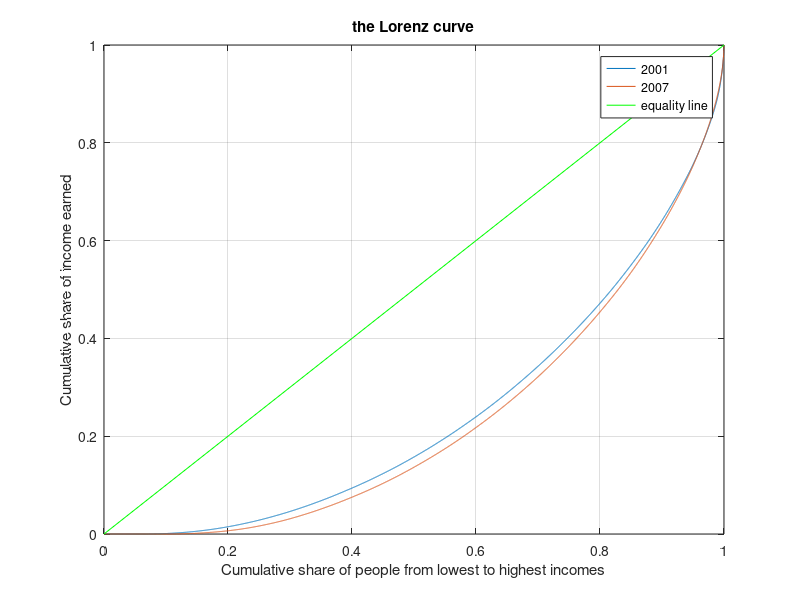

Here is the MATLAB script that generated this plot:
%% Question 4 (By using "Octave" software)
%% Constructing the transition matrix for earning

clear ; close all; clc
X = csvread('data.csv');

x1=X(:,1); 
x2=X(:,2);
x3=X(:,3);
x4=X(:,4);

y2001=x1+x2; % define y2001 is household income for 2001
y2007=x3+x4; % define y2007 is household income for 2007
% for simplicity, I define household income="head and wife taxable income"+
% "taxable income of other family unit member"

z1=quantile(y2001,[0.2,0.4,0.6,0.8,1]); % calculate quantiles for 2001
z2=quantile(y2007,[0.2,0.4,0.6,0.8,1]); % calculate quantiles for 2007

% calculate the number of people whose income quantile b/w 2001 and 2007.
num11=sum(y2001<=z1(1,1) & y2007<=z2(1,1)); 
num12=sum(y2001<=z1(1,1) & y2007>z2(1,1) & y2007<=z2(1,2));
num13=sum(y2001<=z1(1,1) & y2007>z2(1,2)& y2007<=z2(1,3));
num14=sum(y2001<=z1(1,1) & y2007>z2(1,3) & y2007<=z2(1,4));
num15=sum(y2001<=z1(1,1) & y2007>z2(1,4) & y2007<=z2(1,5));

num21=sum(y2001>z1(1,1) & y2001<=z1(1,2) & y2007<=z2(1,1));
num22=sum(y2001>z1(1,1) & y2001<=z1(1,2) & y2007>z2(1,1) & y2007<=z2(1,2));
num23=sum(y2001>z1(1,1)& y2001<=z1(1,2) & y2007>z2(1,2)& y2007<=z2(1,3));
num24=sum(y2001>z1(1,1) & y2001<=z1(1,2)& y2007>z2(1,3) & y2007<=z2(1,4));
num25=sum(y2001>z1(1,1) & y2001<=z1(1,2)& y2007>z2(1,4) & y2007<=z2(1,5));

num31=sum(y2001>z1(1,2) & y2001<=z1(1,3) & y2007<=z2(1,1));
num32=sum(y2001>z1(1,2) & y2001<=z1(1,3) & y2007>z2(1,1) & y2007<=z2(1,2));
num33=sum(y2001>z1(1,2)& y2001<=z1(1,3) & y2007>z2(1,2)& y2007<=z2(1,3));
num34=sum(y2001>z1(1,2) & y2001<=z1(1,3)& y2007>z2(1,3) & y2007<=z2(1,4));
num35=sum(y2001>z1(1,2) & y2001<=z1(1,3)& y2007>z2(1,4) & y2007<=z2(1,5));

num41=sum(y2001>z1(1,3) & y2001<=z1(1,4) & y2007<=z2(1,1));
num42=sum(y2001>z1(1,3) & y2001<=z1(1,4) & y2007>z2(1,1) & y2007<=z2(1,2));
num43=sum(y2001>z1(1,3)& y2001<=z1(1,4) & y2007>z2(1,2)& y2007<=z2(1,3));
num44=sum(y2001>z1(1,3) & y2001<=z1(1,4)& y2007>z2(1,3) & y2007<=z2(1,4));
num45=sum(y2001>z1(1,3) & y2001<=z1(1,4)& y2007>z2(1,4) & y2007<=z2(1,5));

num51=sum(y2001>z1(1,4) & y2001<=z1(1,5) & y2007<=z2(1,1));
num52=sum(y2001>z1(1,4) & y2001<=z1(1,5) & y2007>z2(1,1) & y2007<=z2(1,2));
num53=sum(y2001>z1(1,4)& y2001<=z1(1,5) & y2007>z2(1,2)& y2007<=z2(1,3));
num54=sum(y2001>z1(1,4) & y2001<=z1(1,5)& y2007>z2(1,3) & y2007<=z2(1,4));
num55=sum(y2001>z1(1,4) & y2001<=z1(1,5)& y2007>z2(1,4) & y2007<=z2(1,5));

n1=num11+num12+num13+num14+num15;
n2=num21+num22+num23+num24+num25;
n3=num31+num32+num33+num34+num35;
n4=num41+num42+num43+num44+num45;
n5=num51+num52+num53+num54+num55;

% Calculate the conditional probability
a11=num11/n1;
a12=num12/n1;
a13=num13/n1;
a14=num14/n1;
a15=num15/n1;

a21=num21/n2;
a22=num22/n2;
a23=num23/n2;
a24=num24/n2;
a25=num25/n2;

a31=num31/n3;
a32=num32/n3;
a33=num33/n3;
a34=num34/n3;
a35=num35/n3;

a41=num41/n4;
a42=num42/n4;
a43=num43/n4;
a44=num44/n4;
a45=num45/n4;

a51=num51/n5;
a52=num52/n5;
a53=num53/n5;
a54=num54/n5;
a55=num55/n5;

transition_matrix=[a11,a12,a13,a14,a15;
a21,a22,a23,a24,a25;
a31,a32,a33,a34,a35;
a41,a42,a43,a44,a45;
a51,a52,a53,a54,a55]

%% Plot the Lorenz curve for 2001 and 2007 years

% for 2001 year:
% calculate the cumulative share of income earned
y2001New=sort(y2001);
y2001New1=y2001New(y2001New(:,1)>=0);
y2001New2=cumsum(y2001New1);
y2001New3=y2001New2/sum(y2001New1);

% calculate the cumulative share of people from lowest to highest incomes
y2001New4=[1:length(y2001New1)]';
y2001New5=y2001New4/length(y2001New4);


% for 2007 year:
% calculate the cumulative share of income earned
y2007New=sort(y2007);
y2007New1=y2007New(y2007New(:,1)>=0);
y2007New2=cumsum(y2007New1);
y2007New3=y2007New2/sum(y2007New1);

% calculate the cumulative share of people from lowest to highest incomes
y2007New4=[1:length(y2007New1)]';
y2007New5=y2007New4/length(y2007New4);


plot(y2001New5,y2001New3);
xlabel("Cumulative share of people from lowest to highest incomes");
ylabel("Cumulative share of income earned");
title("the Lorenz curve");
hold on;

plot(y2007New5,y2007New3);
hold on;

x=0:1;
y=0:1;
plot(x,y,"g");
grid;
hold on;

legend("2001","2007","equality line");

%% compute the Gini coefficient

gini_2001=1-2*(sum(y2001New3)/length(y2001New3)) %Gini coefficient for 2001

gini_2007=1-2*(sum(y2007New3)/length(y2007New3)) %Gini coefficient for 2007
